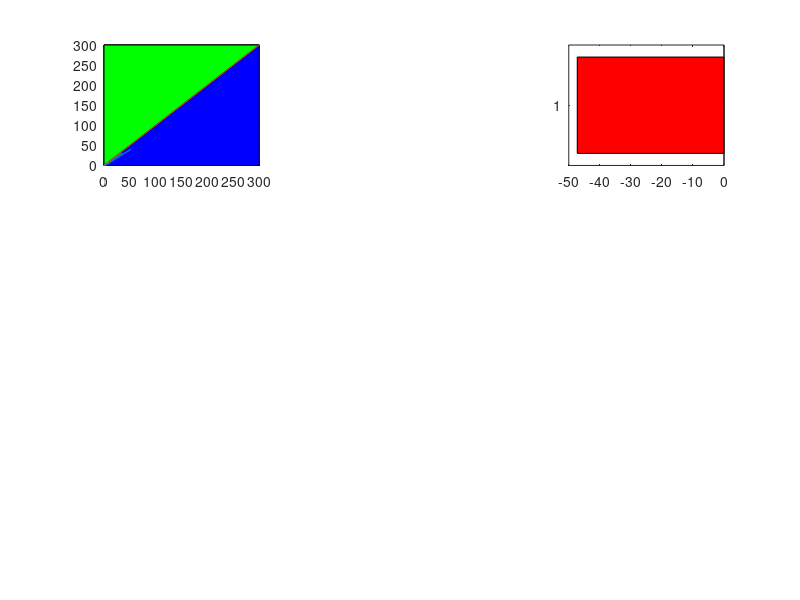

MATLAB code to generate this figure: (Note: this script raises an error after producing the figure.)

clear
clc

load param_PertBB0_25pc_AND.mat
load param_SameSA0SB0_AND.mat

low=tri_type_lowBB0;
high=tri_type_highBB0;

nr=length(tri_type_highBB0);

for ii=1:nr

    if tri_type_lowBB0(ii)==1 
        M_state_lowBB0(ii,1)=SNB_lowBB0(ii,3)-SNB_lowBB0(ii,4);
        H_state_lowBB0(ii,1)=SNB_lowBB0(ii,3)-SNB_lowBB0(ii,2);
    elseif tri_type_lowBB0(ii)==3
        M_state_lowBB0(ii,1)=SNB_lowBB0(ii,3)-SNB_lowBB0(ii,4);
        H_state_lowBB0(ii,1)=SNB_lowBB0(ii,3)-SNB_lowBB0(ii,2);
    elseif tri_type_lowBB0(ii)==2 
        M_state_lowBB0(ii,1)=SNB_lowBB0(ii,1)-SNB_lowBB0(ii,4);
        H_state_lowBB0(ii,1)=SNB_lowBB0(ii,3)-SNB_lowBB0(ii,2);
    elseif tri_type_lowBB0(ii)==4 
        M_state_lowBB0(ii,1)=SNB_lowBB0(ii,1)-SNB_lowBB0(ii,4);
        H_state_lowBB0(ii,1)=SNB_lowBB0(ii,3)-SNB_lowBB0(ii,2);
    end


    if tri_type_highBB0(ii)==1 
        M_state_highBB0(ii,1)=SNB_highBB0(ii,3)-SNB_highBB0(ii,4);
        H_state_highBB0(ii,1)=SNB_highBB0(ii,3)-SNB_highBB0(ii,2);
    elseif tri_type_highBB0(ii)==3
        M_state_highBB0(ii,1)=SNB_highBB0(ii,3)-SNB_highBB0(ii,4);
        H_state_highBB0(ii,1)=SNB_highBB0(ii,3)-SNB_highBB0(ii,2);
    elseif tri_type_highBB0(ii)==2
        M_state_highBB0(ii,1)=SNB_highBB0(ii,1)-SNB_highBB0(ii,4);
        H_state_highBB0(ii,1)=SNB_highBB0(ii,3)-SNB_highBB0(ii,2);
    elseif tri_type_highBB0(ii)==4
        M_state_highBB0(ii,1)=SNB_highBB0(ii,1)-SNB_highBB0(ii,4);
        H_state_highBB0(ii,1)=SNB_highBB0(ii,3)-SNB_highBB0(ii,2);
    end

end

low_types=[sum(low==1),sum(low==2),sum(low==3),sum(low==4)];
low_pc=low_types.*100./sum(low_types);

high_types=[sum(high==1),sum(high==2),sum(high==3),sum(high==4)];
high_pc=high_types.*100./sum(high_types);


low_norm_h = H_state_lowBB0./H_state_lowBB0;
high_norm_h = H_state_highBB0./H_state_lowBB0;

lowx_h_high_gt = find(high_norm_h>1);
lowx_h_high_lt = find(high_norm_h<1);
lowx_h_high_eq = find(high_norm_h==1);
tot_h=length(lowx_h_high_gt)+length(lowx_h_high_lt)+length(lowx_h_high_eq);


figure(10)
subplot(3,3,1)

% Define the vertices of the triangle
x1 = [0, 300, 300];
y1 = [0, 0, 300];

% Plot the vertices

plot(x1, y1, 'k-'); % Plot the lines connecting the vertices


fill(x1, y1, 'b'); % Fill the triangle with blue color
hold on

% Define the vertices of the triangle
x2 = [0, 0, 300];
y2 = [0, 300, 300];


plot(x2, y2, 'k-'); % Plot the lines connecting the vertices


fill(x2, y2, 'g'); % Fill the triangle with blue color
hold on

plot(H_state_lowBB0,H_state_highBB0)
hold on
plot([1,300],[1,300])

hstate_cont=([length(lowx_h_high_gt),length(lowx_h_high_lt),length(lowx_h_high_eq)].*100./tot_h)


SNB_OG = SNB(nrr,:);


diff_OG_high = SNB_OG-SNB_highBB0;

pc_moved_high = diff_OG_high.*100./SNB_OG;

avg_pc_moved_high = mean(pc_moved_high);


std_err_high = std(pc_moved_high) ./ sqrt(size(pc_moved_high, 1));

custom_colors = ['r', 'g', 'b','yellow'];


subplot(3,3,3)
bar(avg_pc_moved_high, 'FaceColor', 'flat');
for i = 1:numel(avg_pc_moved_high)
    c = custom_colors(i);
    barh(i, avg_pc_moved_high(i), 'FaceColor', c);
    hold on;
    %errorbar(i, avg_pc_moved_high(i), std_err_high(i), 'k', 'LineWidth', 1);
    errorbar(avg_pc_moved_high(i), i, std_err_high(i), 'horizontal', 'Color', 'k');
end
hold off;

% Reverse the x-axis
set(gca, 'XDir', 'reverse');








